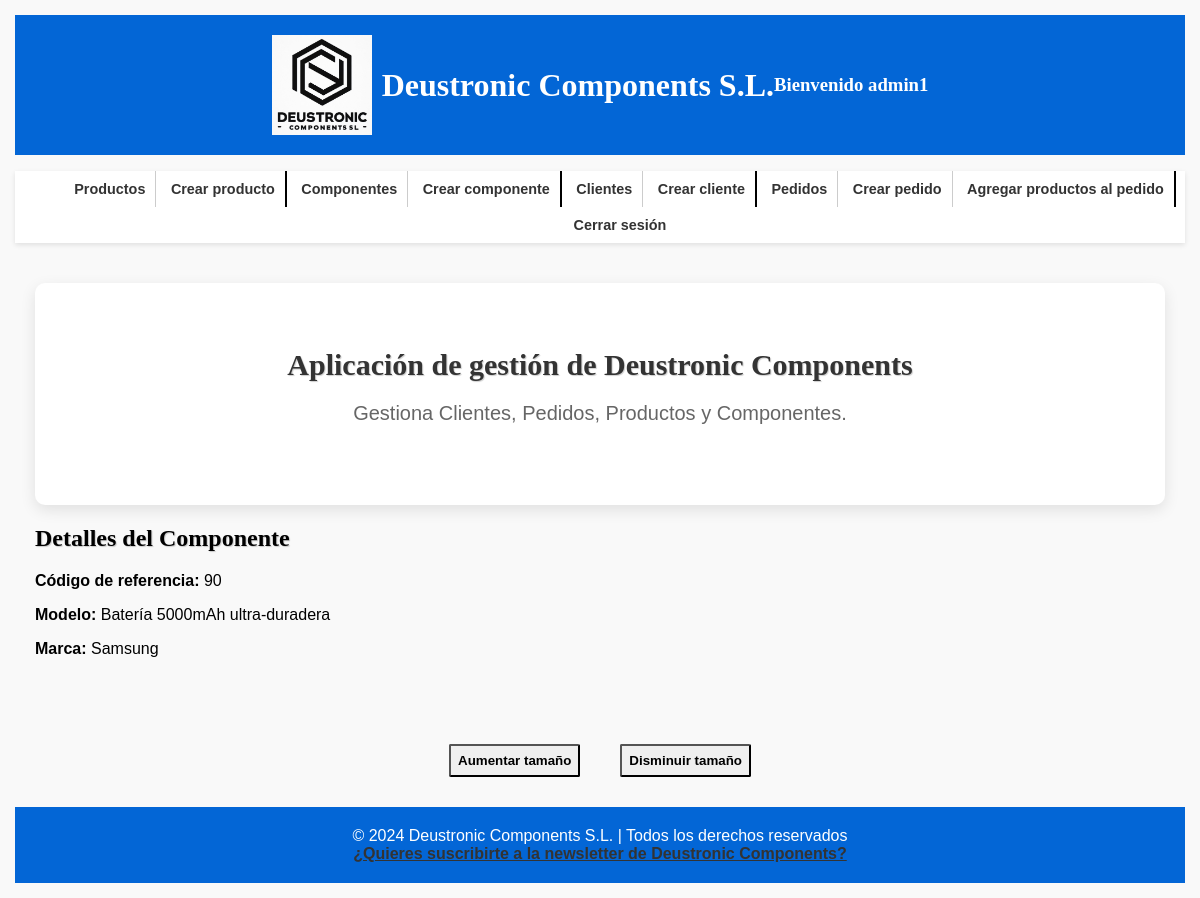
/appDeustronicComponents/componente/90 (signed in), run on the app's committed database.
### appDeustronicComponents/models.py (models this page shows, shortened)
class Componente(models.Model):
    cod_ref_comp = models.CharField(max_length=100, primary_key=True)
    modelo = models.CharField(max_length=100)
    marca = models.CharField(max_length=100)
    created = models.DateTimeField(auto_now_add=True)
    updated = models.DateTimeField(auto_now=True)
    class Meta:
        verbose_name_plural = "componentes"
        verbose_name = "componente"
        ordering = ["-created"]

### appDeustronicComponents/views.py (the view)
# urls.py: path('componente/<str:pk>', ComponenteDetailView.as_view(), name='detalle_componente'),
class ComponenteDetailView(DetailView):
    model = Componente
    template_name = 'appDeustronicComponents/componente_detail.html'
    context_object_name = 'componente'
    @method_decorator(login_required)
    def dispatch(self, request, *args, **kwargs):
        return super().dispatch(request, *args, **kwargs)

### templates/appDeustronicComponents/componente_detail.html (shortened to what this page needs)
{% extends 'base.html' %}
{% block contenido %}
    <h2 class="izq">Detalles del Componente</h2>
    <p><strong>Código de referencia:</strong> {{ componente.cod_ref_comp }}</p>
    <p><strong>Modelo:</strong> {{ componente.modelo }}</p>
    <p><strong>Marca:</strong> {{ componente.marca }}</p>
{% endblock %}

### templates/base.html (shortened to what this page needs)
<!DOCTYPE html>
<html lang="es">
<head>
    {% load static %}
    <link rel="stylesheet" href="{% static 'css/style.css' %}">
</head>
<body>
<header>
    <div class="logo-container">
        <a href="/appDeustronicComponents/">
            <img src="{% static 'images/logo.jpg' %}" alt="Deustronic Components Logo">
        </a>
        <h1>Deustronic Components S.L.</h1>
        <h3>
            Bienvenido {{ request.user.username }}
        </h3>
    </div>
</header>
<nav>
    <ul id="listaNav">
        <li><a href="{% url 'lista_productos' %}">Productos</a></li>
        <li class="separador"><a href="{% url 'crear_producto' %}">Crear producto</a></li>
        <li><a href="{% url 'lista_componentes' %}">Componentes</a></li>
        <li class="separador"><a href="{% url 'crear_componente' %}">Crear componente</a></li>
        <li><a href="{% url 'lista_clientes' %}">Clientes</a></li>
        <li class="separador"><a href="{% url 'crear_cliente' %}">Crear cliente</a></li>
        <li><a href="{% url 'lista_pedido_productos' %}">Pedidos</a></li>
        <li><a href="{% url 'crear_pedido' %}">Crear pedido</a></li>
        <li class="separador"><a href="{% url 'crear_pedido_producto' %}">Agregar productos al pedido</a></li>
        <li><a href="{% url 'logout' %}">Cerrar sesión</a></li>
    </ul>
</nav>
<div id="content">
    <section class="main-section">
        <h2>Aplicación de gestión de Deustronic Components</h2>
        <p>Gestiona Clientes, Pedidos, Productos y Componentes.</p>
    </section>
    {% block contenido %}{% endblock %}
</div>
<div id="tamaño_texto">
    <button id="aumentar">Aumentar tamaño</button>
    <button id="disminuir">Disminuir tamaño</button>
</div>
<footer>
    &copy; 2024 Deustronic Components S.L. | Todos los derechos reservados
    <br>
    <a href="{% url 'mail' %}">¿Quieres suscribirte a la newsletter de Deustronic Components?</a>
</footer>
</body>
</html>

### static/css/style.css (style rules this page uses)
html { box-sizing: border-box; font-size: 62.5%; }
*, *:before, *:after { box-sizing: inherit; }
img { max-width: 100%; display: flex; }
h1, h2, h3 { font-family: "Playfair Display", serif; }
h2 { text-align: center; text-shadow: 1px 1px 1px rgba(0, 0, 0, 0.2); }
.izq { text-align: left; }
body { font-family: Arial, sans-serif; margin: 1rem; padding: 0.5rem; background-color: #f9f9f9; font-size: 1.6rem; }
header { background-color: #0366d6; padding: 20px; color: #fff; display: flex; text-align: center; justify-content: center; }
.logo-container { display: flex; justify-content: left; align-items: center; }
nav { background-color: #fff; box-shadow: 0 2px 5px rgba(0, 0, 0, 0.1); text-align: center; }
nav ul li:last-child { border-right: 0; }
a { color: #333; font-weight: bold; transition: color 0.3s ease; text-decoration: underline; }
#content { margin: 20px auto; padding: 20px; min-width: 100%; max-width: 100%; display: block; }
.main-section { background-color: #fff; border-radius: 10px; box-shadow: 0 5px 15px rgba(0, 0, 0, 0.1); padding: 40px; text-align: center; }
.main-section h2 { color: #333; font-size: 3rem; margin-bottom: 20px; }
.main-section p { color: #666; font-size: 2rem; margin-bottom: 40px; text-align: center; }
footer { background-color: #0366d6; color: #fff; text-align: center; padding: 20px 0; }

### data on the page
Componente: cod_ref_comp "90", modelo "Batería 5000mAh ultra-duradera", marca "Samsung"

### other printed values
{{ request.user.username }} "admin1"
